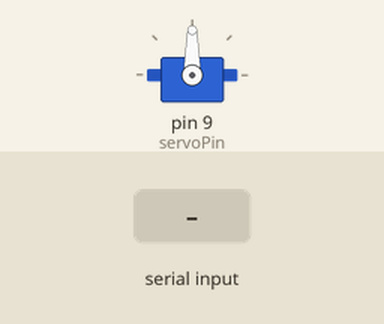
Recording of a sketch running on a simulated Arduino Uno, built with avr-gcc and run on an emulated ATmega328P. On the bench: servo. The inputs (shaded band) are chosen by the test bench. What the sketch prints to the serial monitor is not drawn.

Above: at 1.3 s.
1.4 s: "right\n" received over Serial
At 2.0 s:
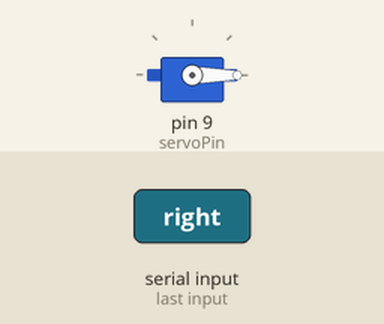
2.9 s: "left\n" received over Serial
At 4.1 s:
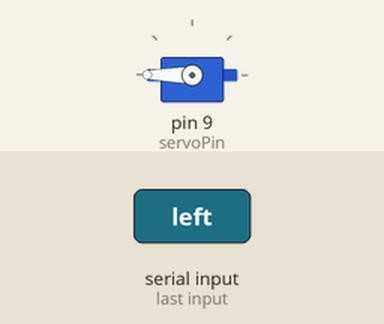
4.4 s: "stop\n" received over Serial
At 5.4 s:
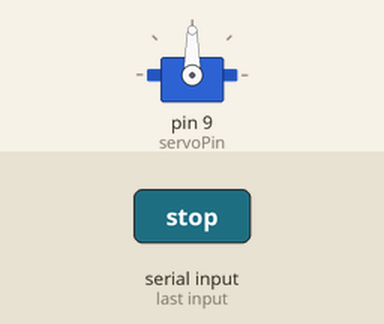
Timing chart, 0 to 7.4 s (numbered marks = the images above; inputs shaded):
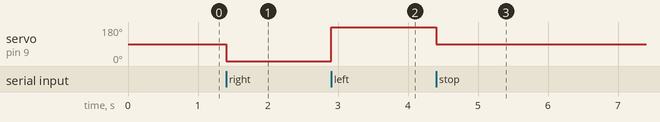

Measured:
- after the input at 1.4 s, servo on pin 9 (servoPin): 90° → 0° at once
- after the input at 2.9 s, servo on pin 9 (servoPin): 0° → 180° at once
- after the input at 4.4 s, servo on pin 9 (servoPin): 180° → 90° at once

The sketch:

ServoDiagnostic.ino
```cpp
#include <Servo.h>

Servo motor;

// Default servo pin
int servoPin = 9;

// Speed (percentage 0–100)
int speedPercent = 100;

void setup() {
  Serial.begin(9600);
  Serial.println("=== CONTINUOUS ROTATION SERVO CONTROL ===");
  Serial.println("Commands:");
  Serial.println("  right  - rotate clockwise");
  Serial.println("  left   - rotate counter-clockwise");
  Serial.println("  stop   - stop movement");
  Serial.println("  speedX - set speed 0-100");
  Serial.println("  pinX   - change servo pin");
  Serial.println("=========================================");

  motor.attach(servoPin);
  motor.write(90); // stop by default
}

void loop() {
  if (Serial.available()) {
    String cmd = Serial.readStringUntil('\n');
    cmd.trim();
    cmd.toLowerCase();

    if (cmd == "right") {
      rotateRight();
    }
    else if (cmd == "left") {
      rotateLeft();
    }
    else if (cmd == "stop") {
      stopMotor();
    }
    else if (cmd.startsWith("speed")) {
      int value = cmd.substring(5).toInt();
      setSpeed(value);
    }
    else if (cmd.startsWith("pin")) {
      int newPin = cmd.substring(3).toInt();
      changePin(newPin);
    }
    else {
      Serial.println("Invalid command");
    }
  }
}

void rotateRight() {
  int pwm = map(speedPercent, 0, 100, 90, 0);
  Serial.print("→ RIGHT (PWM ");
  Serial.print(pwm);
  Serial.println(")");
  motor.write(pwm);
}

void rotateLeft() {
  int pwm = map(speedPercent, 0, 100, 90, 180);
  Serial.print("← LEFT (PWM ");
  Serial.print(pwm);
  Serial.println(")");
  motor.write(pwm);
}

void stopMotor() {
  Serial.println("■ STOP");
  motor.write(90);
}

void setSpeed(int s) {
  if (s < 0) s = 0;
  if (s > 100) s = 100;
  speedPercent = s;
  Serial.print("Speed set to: ");
  Serial.print(speedPercent);
  Serial.println("%");
}

void changePin(int p) {
  int validPins[] = {3,5,6,9,10,11};
  bool ok = false;
  for (int i=0; i<6; i++)
    if (p == validPins[i]) ok = true;

  if (!ok) {
    Serial.println("Invalid pin! Use 3,5,6,9,10,11");
    return;
  }

  motor.detach();
  delay(100);

  servoPin = p;
  motor.attach(servoPin);
  motor.write(90);

  Serial.print("Changed servo pin to ");
  Serial.println(servoPin);
}
```
